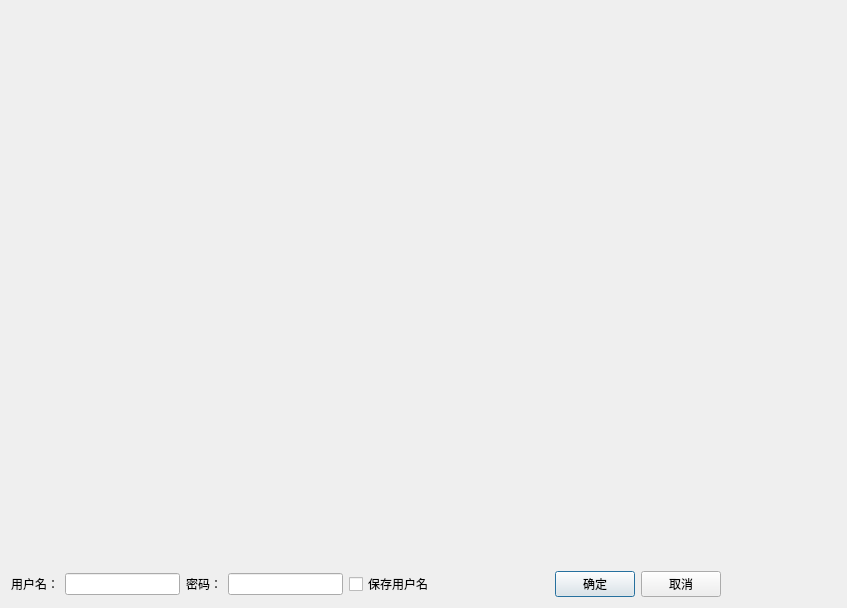
<?xml version="1.0" encoding="UTF-8"?>
<ui version="4.0">
 <class>TLoginDialog</class>
 <widget class="QDialog" name="TLoginDialog">
  <property name="geometry">
   <rect>
    <x>0</x>
    <y>0</y>
    <width>847</width>
    <height>608</height>
   </rect>
  </property>
  <property name="windowTitle">
   <string>Dialog</string>
  </property>
  <layout class="QVBoxLayout" name="verticalLayout">
   <item>
    <widget class="QLabel" name="label">
     <property name="text">
      <string/>
     </property>
     <property name="pixmap">
      <pixmap resource="res.qrc">:/images/splash2.jpg</pixmap>
     </property>
    </widget>
   </item>
   <item>
    <layout class="QHBoxLayout" name="horizontalLayout">
     <item>
      <widget class="QLabel" name="label_2">
       <property name="text">
        <string>用户名：</string>
       </property>
      </widget>
     </item>
     <item>
      <widget class="QLineEdit" name="editUser"/>
     </item>
     <item>
      <widget class="QLabel" name="label_3">
       <property name="text">
        <string>密码：</string>
       </property>
      </widget>
     </item>
     <item>
      <widget class="QLineEdit" name="editPSWD">
       <property name="echoMode">
        <enum>QLineEdit::Password</enum>
       </property>
      </widget>
     </item>
     <item>
      <widget class="QCheckBox" name="chkBoxSave">
       <property name="text">
        <string>保存用户名</string>
       </property>
      </widget>
     </item>
     <item>
      <spacer name="horizontalSpacer_2">
       <property name="orientation">
        <enum>Qt::Horizontal</enum>
       </property>
       <property name="sizeHint" stdset="0">
        <size>
         <width>18</width>
         <height>20</height>
        </size>
       </property>
      </spacer>
     </item>
     <item>
      <widget class="QPushButton" name="btnOK">
       <property name="text">
        <string>确定</string>
       </property>
      </widget>
     </item>
     <item>
      <widget class="QPushButton" name="btnCancel">
       <property name="text">
        <string>取消</string>
       </property>
      </widget>
     </item>
     <item>
      <spacer name="horizontalSpacer">
       <property name="orientation">
        <enum>Qt::Horizontal</enum>
       </property>
       <property name="sizeHint" stdset="0">
        <size>
         <width>28</width>
         <height>20</height>
        </size>
       </property>
      </spacer>
     </item>
    </layout>
   </item>
  </layout>
 </widget>
 <resources>
  <include location="res.qrc"/>
 </resources>
 <connections>
  <connection>
   <sender>btnCancel</sender>
   <signal>clicked()</signal>
   <receiver>TLoginDialog</receiver>
   <slot>close()</slot>
   <hints>
    <hint type="sourcelabel">
     <x>667</x>
     <y>582</y>
    </hint>
    <hint type="destinationlabel">
     <x>423</x>
     <y>303</y>
    </hint>
   </hints>
  </connection>
 </connections>
</ui>
